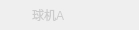
<?xml version="1.0" encoding="UTF-8"?>
<ui version="4.0">
 <class>deviceChildItemWidget</class>
 <widget class="QWidget" name="deviceChildItemWidget">
  <property name="geometry">
   <rect>
    <x>0</x>
    <y>0</y>
    <width>139</width>
    <height>30</height>
   </rect>
  </property>
  <property name="minimumSize">
   <size>
    <width>0</width>
    <height>30</height>
   </size>
  </property>
  <property name="maximumSize">
   <size>
    <width>16777215</width>
    <height>30</height>
   </size>
  </property>
  <property name="windowTitle">
   <string>Form</string>
  </property>
  <property name="styleSheet">
   <string notr="true">QLabel{
font-family:&quot;微软雅黑&quot;;
font-size:12px;
color:#cccccc;
}</string>
  </property>
  <layout class="QHBoxLayout" name="horizontalLayout">
   <property name="leftMargin">
    <number>20</number>
   </property>
   <property name="topMargin">
    <number>0</number>
   </property>
   <property name="bottomMargin">
    <number>0</number>
   </property>
   <item>
    <widget class="lineWidget" name="widget" native="true">
     <property name="minimumSize">
      <size>
       <width>6</width>
       <height>0</height>
      </size>
     </property>
     <property name="maximumSize">
      <size>
       <width>6</width>
       <height>16777215</height>
      </size>
     </property>
    </widget>
   </item>
   <item>
    <widget class="QLabel" name="deviceLabel">
     <property name="text">
      <string>球机A</string>
     </property>
    </widget>
   </item>
  </layout>
 </widget>
 <customwidgets>
  <customwidget>
   <class>lineWidget</class>
   <extends>QWidget</extends>
   <header>linewidget.h</header>
   <container>1</container>
  </customwidget>
 </customwidgets>
 <resources/>
 <connections/>
</ui>
